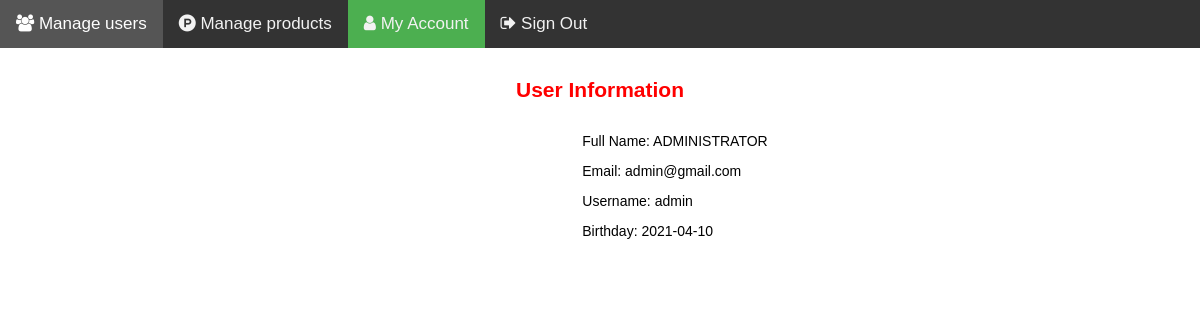
The app's page /index.php?controller=users&action=info (signed in) with its own data.
### tables this page shows
CREATE TABLE `user` (
  `user_id` int(11) NOT NULL,
  `full_name` varchar(255) NOT NULL,
  `email` varchar(255) NOT NULL,
  `username` varchar(255) NOT NULL,
  `password` varchar(255) NOT NULL,
  `birth_day` date NOT NULL,
  `avatar` varchar(255) NOT NULL,
  `is_admin` tinyint(1) NOT NULL
);

### routes.php (called while the page is built, shortened)
<?php
$controller = new $klass;
$url = explode("-", $action);
$newAction = implode("", $url);
$controller->$newAction();

### index.php (called while the page is built, shortened)
<?php
require_once('connection.php');
require_once('routes.php');

### connection.php (called while the page is built, shortened)
<?php
class Database
{
    private $host = "localhost:3306";
    private $username = "root";
    private $password = "";
    private $database = "phonestore";
    private $sql = "";
    private $connection;
    public function __construct()
    {
        try {
            $this->connection = new PDO('mysql:host=' . $this->host . ';dbname=' . $this->database,
                $this->username, $this->password);
            $this->connection->exec("SET NAMES 'utf8'");
            $this->connection->setAttribute(PDO::ATTR_ERRMODE, PDO::ERRMODE_EXCEPTION);
        } catch (PDOException $e) {
            die($e->getMessage());
        }
    }
    public function setQuery($sql)
    {
        $this->sql = $sql;
    }
    public function execute($options = array())
    {
        $statement = $this->connection->prepare($this->sql);
        $statement->execute();
        return $statement;
    }
    public function loadRow($option = array())
    {
        if (!$option) {
            $result = $this->execute();
        } else {
            $result = $this->execute($option);
            if (!$result) {
                return false;
            }
        }
        return $result->fetch(PDO::FETCH_OBJ);
    }
}
?>

### models/user_model.php (called while the page is built, shortened)
<?php
class UserModel
{
    private $db;
    public function __construct()
    {
        $this->db = new Database();
    }
    public function getUserByUsername($username)
    {
        $sql = "SELECT * FROM user WHERE username = '$username'";
        $this->db->setQuery($sql);
        $result = $this->db->loadRow();
        return $result;
    }
}

### views/users/info.php (the view, shortened to what this page needs)
<div class="container">
    <h2>User Information</h2>
    <div class="row">
        <div class="col">
        </div>
        <div class="col">
            <p>Full Name: <?= $full_name ?></p>
            <p>Email: <?= $email ?></p>
            <p>Username: <?= $username ?></p>
            <p>Birthday: <?= $birth_day ?></p>
        </div>
    </div>
</div>

### assets/css/style.css (style rules this page uses)
:root { --primary: #08aeea; --secondary: #13D2B8; --purple: #bd93f9; --pink: #ff6bcb; --blue: #8be9fd; --gray: #333; --font: "Poppins", sans-serif; --gradient: linear-gradient(40deg, #ff6ec4, #7873f5); --shadow: 0 0 15px 0 rgba(0, 0, 0, 0.05); }
*, *:before, *:after { box-sizing: border-box; }
html { font-size: 62.5%; }
body { font-family: var(--font); font-size: 1.4rem; overflow-x: hidden; font-weight: 300; }
.container { width: 66%; margin: 0 auto; }
.row { display: flex; justify-content: center; }
.row .col:last-of-type { margin-left: 20px; }
.container h2 { text-align: center; margin-top: 30px; font-size: 21px; color: red; font-weight: bold; }
body { margin: 0; font-family: Arial, Helvetica, sans-serif; }

### records on screen
user: full_name "ADMINISTRATOR", email "admin@gmail.com", username "admin", birth_day "2021-04-10"
